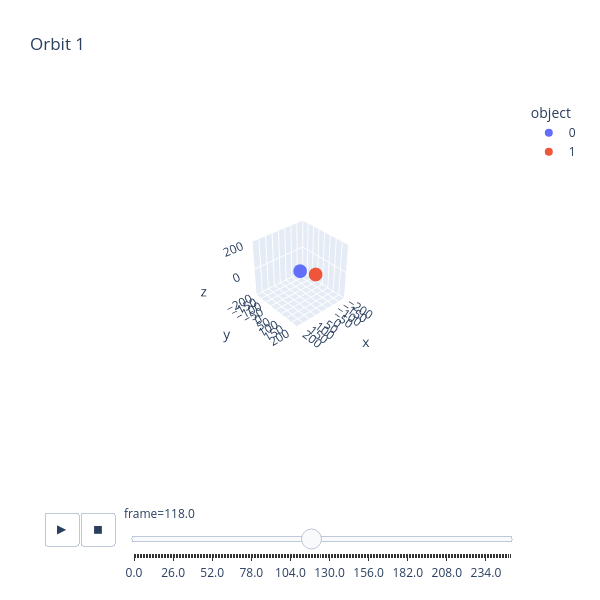
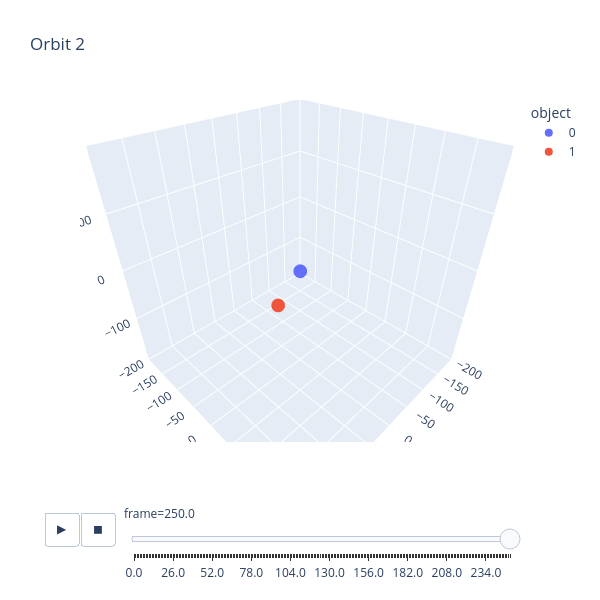
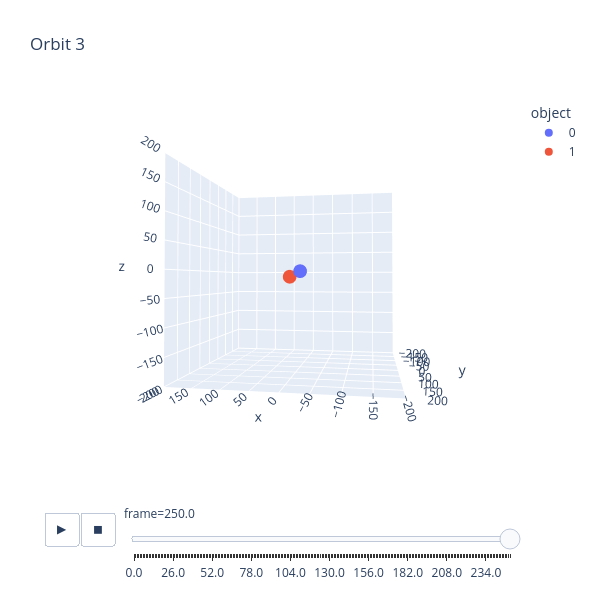

Notebook code cell kept with these figures, in order:
### Markdown cell above
As our control problem, we want a balanced, stable, and circular planetary orbit around a planet. For this to be true, we need the acceleration due to the force of gravity on the planet from the star to be equal to the centripetal acceleration of the planet due to its tangential velocity. We can balance these quantities by using the net force derived by Newton's law of universal gravitation, and by multiplying centripetal acceleration $\frac{v_{tan}^2}{r_{planet}}$ by the mass of the planet. Doing some algebra, we arrive at the equation: $$v_{tan} = \sqrt{\frac{G\left(m_{star}+m_{planet}\right)}{r}}$$

To use this, we can create a tangent vector to the approximate center of mass (0,0,0), and apply this tangential magnitude we calculated. For our planet, the orthogonal vector to the position vector is pointing in the $\hat{y}$ direction, and has a magntiude of: $$\sqrt{\frac{1\left(5000+1\right)}{100}} = 7.07177488329$$

### Code cell
# Orbit 1

N = 2 # Number of objects
G = 1 # Gravitational Constant (set to 1 for simplicity, can be changed to real value if desired)

sm0 = 5000 # Mass of the star
rsx0 = 0 ; rsy0 = 0 ; rsz0 = 0 #Initial position of the star
vsx0 = 0 ; vsy0 = 0 ; vsz0 = 0 # Initial velocity of the star
m0 = 1 # Mass of the planet
rx0 = 100 ; ry0 = 0 ; rz0 = 0 #Intitial position of the planet
vx0 = 0 ; vy0 = 7.07177488329 ; vz0 = 0 #Intital velocity of the planet
R = (rx0**2 + ry0**2 + rz0**2)**(1/2) # Maximum radius for plot

dt = 0.01 # Timestep
Time = 250 # Duration of the simulation
frame_skip = 100 # Number of timesteps between frames
soft_len = 0.1 # Softening Length to prevent singularities in force calculations when objects get very close to each other

frames = [] # Setting the empty frame list
frame_num = 0 # Intializing frame number
t = 0 # Intializing time

objects0 = np.zeros([N,10])

objects0[0,0] = sm0
objects0[0,1:4] = np.array((rsx0, rsy0, rsz0))
objects0[0,4:7] = sm0 * np.array((vsx0, vsy0, vsz0))

objects0[1,0] = m0
objects0[1,1:4] = np.array((rx0, ry0, rz0))
objects0[1,4:7] = m0 * np.array((vx0, vy0, vz0))

vel0 = np.zeros(int(Time/dt))

while t<Time:
    frames, objects0[:,4:7] = force_calculation(objects0, N, G, soft_len, dt, frame_num)

    if frame_num < Time/dt:
        
        vel0[int(frame_num)] = (
            (objects0[1,4]/objects0[1,0])**2 + (objects0[1,5]/objects0[1,0])**2 + (objects0[1,6]/objects0[1,0])**2
        )**(1/2)
        
    t += dt
    frame_num += 1

# Converting saved position data into a format that px.scatter_3d can use
df = pd.DataFrame(frames, columns=['x','y','z','object','frame'])

fig = anim_plot(df, R, 'Orbit 1')
fig.show()



#Orbit 2

sm0 = 5000 # Mass of the star
rsx0 = 0 ; rsy0 = 0 ; rsz0 = 0 #Initial position of the star
vsx0 = 0 ; vsy0 = 0 ; vsz0 = 0 # Initial velocity of the star
m0 = 1 # Mass of the planet
rx0 = 100 ; ry0 = 0 ; rz0 = 0 #Intitial position of the planet
vx0 = 0 ; vy0 = 5 ; vz0 = 0 #Intital velocity of the planet
R = (rx0**2 + ry0**2 + rz0**2)**(1/2) # Maximum radius for plot

frames = [] # Setting the empty frame list
frame_num = 0 # Intializing frame number
t = 0 # Intializing time

objects1 = np.zeros([N,10])

objects1[0,0] = sm0
objects1[0,1:4] = np.array((rsx0, rsy0, rsz0))
objects1[0,4:7] = sm0 * np.array((vsx0, vsy0, vsz0))

objects1[1,0] = m0
objects1[1,1:4] = np.array((rx0, ry0, rz0))
objects1[1,4:7] = m0 * np.array((vx0, vy0, vz0))

vel1 = np.zeros(int(Time/dt))

while t<Time:
    force_calculation(objects1, N, G, soft_len, dt, frame_num)
    
    if frame_num < Time/dt:

        vel1[int(frame_num)] = (
            (objects1[1,4]/objects1[1,0])**2 + (objects1[1,5]/objects1[1,0])**2 + (objects1[1,6]/objects1[1,0])**2
        )**(1/2)
        
    t += dt
    frame_num += 1
    
# Converting saved position data into a format that px.scatter_3d can use
df1 = pd.DataFrame(frames, columns=['x','y','z','object','frame'])

fig1 = anim_plot(df1, R, 'Orbit 2')
fig1.show()



#Orbit 3

sm0 = 5000 # Mass of the star
rsx0 = 0 ; rsy0 = 0 ; rsz0 = 0 #Initial position of the star
vsx0 = 0 ; vsy0 = 0 ; vsz0 = 0 # Initial velocity of the star
m0 = 1 # Mass of the planet
rx0 = 100 ; ry0 = 0 ; rz0 = 0 #Intitial position of the planet
vx0 = 1 ; vy0 = 1 ; vz0 = 1 #Intital velocity of the planet
R = (rx0**2 + ry0**2 + rz0**2)**(1/2) # Maximum radius for plot

frames = [] # Setting the empty frame list
frame_num = 0 # Intializing frame number
t = 0 # Intializing time

objects2 = np.zeros([N,10])

objects2[0,0] = sm0
objects2[0,1:4] = np.array((rsx0, rsy0, rsz0))
objects2[0,4:7] = sm0 * np.array((vsx0, vsy0, vsz0))

objects2[1,0] = m0
objects2[1,1:4] = np.array((rx0, ry0, rz0))
objects2[1,4:7] = m0 * np.array((vx0, vy0, vz0))

vel2 = np.zeros(int(Time/dt))

while t<Time:
    force_calculation(objects2, N, G, soft_len, dt, frame_num)
    
    if frame_num < Time/dt:
        
        vel2[int(frame_num)] = (
            (objects2[1,4]/objects2[1,0])**2 + (objects2[1,5]/objects2[1,0])**2 + (objects2[1,6]/objects2[1,0])**2
        )**(1/2)
    
    t += dt
    frame_num += 1
    
# Converting saved position data into a format that px.scatter_3d can use
df2 = pd.DataFrame(frames, columns=['x','y','z','object','frame'])

fig2 = anim_plot(df2, R, 'Orbit 3')
fig2.show()
